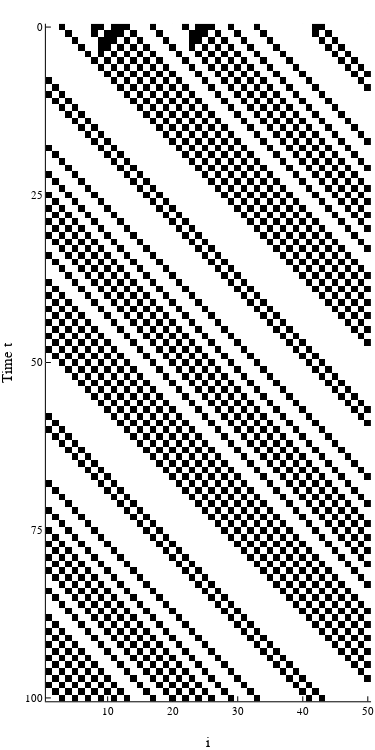

The notebook cell saved with this chart:
### Code cell
NUMBER_OF_SITES = 50
N_rule = 184
NUMBER_OF_TIMESTEPS = 100

#z_start = zeros(Int, NUMBER_OF_SITES)
#z_start[60] = 1
#z_start = rand(0:1, NUMBER_OF_SITES)

M_start, M_end = 22, 28
M = rand(M_start:M_end) # random number of particles
M = 15
println("M = ",M)

# fill random cells with particle
z_start = zeros(Int, NUMBER_OF_SITES)
while sum(z_start) < M
    i = rand(1:NUMBER_OF_SITES)
    z_start[i] = 1
end


zs = calculate_rule_N(z_start, N_rule);

plot_rule_N(zs)

### Figure 1 — Plotly figure (JSON) as saved in the notebook; plotly's stock layout.template omitted (floating-point values rounded to 4 significant figures; data arrays with more than 128 entries replaced by an {"elided": "..."} marker saying what was removed)
{"data": [{"colorbar": {"title": ""}, "colorscale": {"elided": "256x2 mixed values"}, "name": "y1", "showlegend": false, "showscale": false, "type": "heatmap", "x": [0.5, 1.5, 2.5, 3.5, 4.5, 5.5, 6.5, 7.5, 8.5, 9.5, 10.5, 11.5, 12.5, 13.5, 14.5, 15.5, 16.5, 17.5, 18.5, 19.5, 20.5, 21.5, 22.5, 23.5, 24.5, 25.5, 26.5, 27.5, 28.5, 29.5, 30.5, 31.5, 32.5, 33.5, 34.5, 35.5, 36.5, 37.5, 38.5, 39.5, 40.5, 41.5, 42.5, 43.5, 44.5, 45.5, 46.5, 47.5, 48.5, 49.5, 50.5], "xaxis": "x", "y": [-0.5, 0.5, 1.5, 2.5, 3.5, 4.5, 5.5, 6.5, 7.5, 8.5, 9.5, 10.5, 11.5, 12.5, 13.5, 14.5, 15.5, 16.5, 17.5, 18.5, 19.5, 20.5, 21.5, 22.5, 23.5, 24.5, 25.5, 26.5, 27.5, 28.5, 29.5, 30.5, 31.5, 32.5, 33.5, 34.5, 35.5, 36.5, 37.5, 38.5, 39.5, 40.5, 41.5, 42.5, 43.5, 44.5, 45.5, 46.5, 47.5, 48.5, 49.5, 50.5, 51.5, 52.5, 53.5, 54.5, 55.5, 56.5, 57.5, 58.5, 59.5, 60.5, 61.5, 62.5, 63.5, 64.5, 65.5, 66.5, 67.5, 68.5, 69.5, 70.5, 71.5, 72.5, 73.5, 74.5, 75.5, 76.5, 77.5, 78.5, 79.5, 80.5, 81.5, 82.5, 83.5, 84.5, 85.5, 86.5, 87.5, 88.5, 89.5, 90.5, 91.5, 92.5, 93.5, 94.5, 95.5, 96.5, 97.5, 98.5, 99.5, 100.5], "yaxis": "y", "z": {"elided": "101x50 int values"}, "zmax": 1, "zmin": 0}], "layout": {"annotations": [], "height": 750, "margin": {"b": 20, "l": 0, "r": 0, "t": 20}, "paper_bgcolor": "rgba(255, 255, 255, 1.000)", "plot_bgcolor": "rgba(255, 255, 255, 1.000)", "showlegend": false, "width": 375, "xaxis": {"anchor": "y", "domain": [0.1224, 0.9895], "gridcolor": "rgba(0, 0, 0, 0.100)", "gridwidth": 0.5, "linecolor": "rgba(0, 0, 0, 1.000)", "mirror": false, "range": [0.5, 50.5], "showgrid": true, "showline": true, "showticklabels": true, "tickangle": 0, "tickcolor": "rgb(0, 0, 0)", "tickfont": {"color": "rgba(0, 0, 0, 1.000)", "family": "sans-serif", "size": 11}, "tickmode": "array", "ticks": "inside", "ticktext": ["10", "20", "30", "40", "50"], "tickvals": [10, 20, 30, 40, 50], "title": "i", "titlefont": {"color": "rgba(0, 0, 0, 1.000)", "family": "sans-serif", "size": 15}, "type": "-", "visible": true, "zeroline": false, "zerolinecolor": "rgba(0, 0, 0, 1.000)"}, "yaxis": {"anchor": "x", "domain": [0.04043, 0.9948], "gridcolor": "rgba(0, 0, 0, 0.100)", "gridwidth": 0.5, "linecolor": "rgba(0, 0, 0, 1.000)", "mirror": false, "range": [100.5, -0.5], "showgrid": true, "showline": true, "showticklabels": true, "tickangle": 0, "tickcolor": "rgb(0, 0, 0)", "tickfont": {"color": "rgba(0, 0, 0, 1.000)", "family": "sans-serif", "size": 11}, "tickmode": "array", "ticks": "inside", "ticktext": ["0", "25", "50", "75", "100"], "tickvals": [0, 25, 50, 75, 100], "title": "Time t", "titlefont": {"color": "rgba(0, 0, 0, 1.000)", "family": "sans-serif", "size": 15}, "type": "-", "visible": true, "zeroline": false, "zerolinecolor": "rgba(0, 0, 0, 1.000)"}}}
